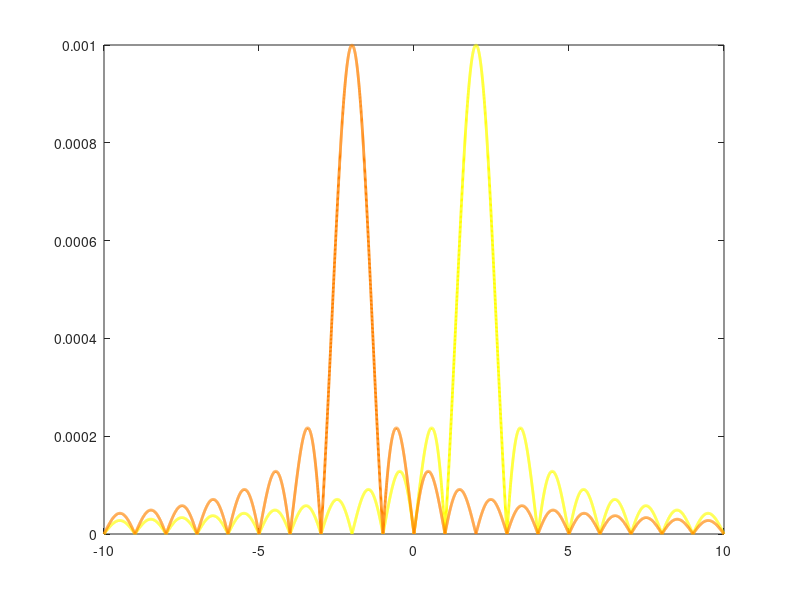

This chart was generated by the following MATLAB code: (Note: this script raises an error after producing the figure.)
%% Actividad Presencial - FSK Binario
% Este script genera:
% 1. La FT de la envolvente compleja g(t) para bits 0 y 1
% 2. La señal FSK en el dominio del tiempo (5 bits)
% 3. El espectro de la señal FSK (FFT)

clear; close all; clc;

%% Parámetros generales
T = 1e-3;           % Duración del bit (1 ms)
Rb = 1/T;           % Tasa de bits = 1 kbit/s
DeltaF = 2e3;       % Desviación de frecuencia (Hz)
fc = 100e3;         % Frecuencia central (Hz)
fs = 1e6;           % Frecuencia de muestreo (Hz)
bits = [1 0 1 1 0]; % Secuencia de bits
Nbits = length(bits);

%% -------------------------------
%% Figura 1: FT de la envolvente compleja g(t) (banda base)
%% -------------------------------
f = linspace(-10e3, 10e3, 10000);  % Eje de frecuencia en Hz
x1 = (f - DeltaF) * T;             % Desplazado a +2 kHz
x0 = (f + DeltaF) * T;             % Desplazado a -2 kHz

% Evitar división por cero manualmente
G1 = T * abs(sin(pi*x1) ./ (pi*x1));
G1(x1 == 0) = T;
G0 = T * abs(sin(pi*x0) ./ (pi*x0));
G0(x0 == 0) = T;

figure;
plot(f/1e3, G1, 'y', 'LineWidth', 2); hold on;
plot(f/1e3, G0, 'Color', [1 0.5 0], 'LineWidth', 2);
xline(DeltaF/1e3, '--k', 'f = +2 kHz');
xline(-DeltaF/1e3, '--k', 'f = -2 kHz');
xline((DeltaF+1/T)/1e3, ':', 'Color', [0.5 0.5 0.5]);
xline((DeltaF-1/T)/1e3, ':', 'Color', [0.5 0.5 0.5]);
xline(-(DeltaF+1/T)/1e3, ':', 'Color', [0.5 0.5 0.5]);
xline(-(DeltaF-1/T)/1e3, ':', 'Color', [0.5 0.5 0.5]);
title('Figura 1: |G(f)| de la envolvente compleja FSK');
xlabel('Frecuencia [kHz]');
ylabel('|G(f)|');
legend('Bit = 1 (centro en +2 kHz)', 'Bit = 0 (centro en -2 kHz)');
grid on;
xlim([-5 5]);

%% -------------------------------
%% Figura 2: Señal FSK en el dominio del tiempo
%% -------------------------------
t = 0 : 1/fs : Nbits*T - 1/fs;
samples_per_bit = round(T*fs);
baseband = repelem(bits, samples_per_bit);

% Definir portadoras
f1 = fc + DeltaF;
f0 = fc - DeltaF;
carrier1 = cos(2*pi*f1*t);
carrier0 = cos(2*pi*f0*t);

% Construcción de la señal FSK
fsk_signal = zeros(size(t));
for i = 1:length(t)
    if baseband(i) == 1
        fsk_signal(i) = carrier1(i);
    else
        fsk_signal(i) = carrier0(i);
    end
end

figure;
plot(t*1e3, fsk_signal, 'Color', [1 0.5 0], 'LineWidth', 1.2);
title('Figura 2: Señal FSK en el dominio del tiempo (5 bits)');
xlabel('Tiempo [ms]');
ylabel('Amplitud');
grid on;
xlim([0 Nbits*T*1e3]);

%% -------------------------------
%% Figura 3: Espectro de la señal FSK (FFT)
%% -------------------------------
N = length(fsk_signal);
Y = abs(fftshift(fft(fsk_signal)));
f_axis = (-N/2:N/2-1)*(fs/N); % eje de frecuencia

figure;
plot(f_axis/1e3, Y, 'LineWidth', 1.2, 'Color', [1 0.5 0]);
title('Figura 3: Espectro de la señal FSK (FFT)');
xlabel('Frecuencia [kHz]');
ylabel('|FFT|');
grid on;
xlim([90 110]);  % Mostrar ±10 kHz alrededor de fc = 100 kHz
